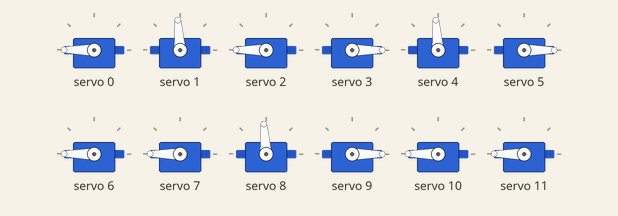
Simulated run of this sketch. Board: Arduino Uno, built with avr-gcc and run on an emulated ATmega328P. On the bench: 12 × servo.

Above: at 1.1 s.
At 5.1 s:
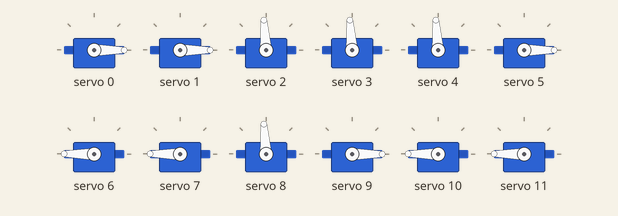
At 10.2 s:
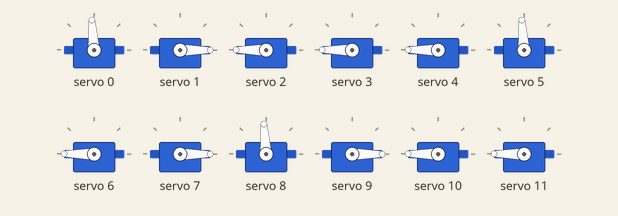
At 19.3 s:
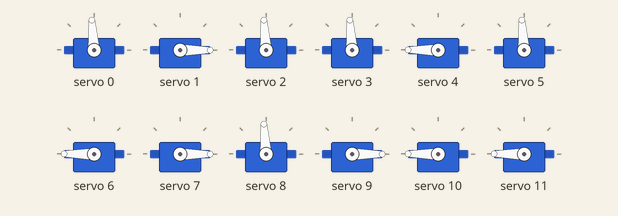
At 28.4 s:
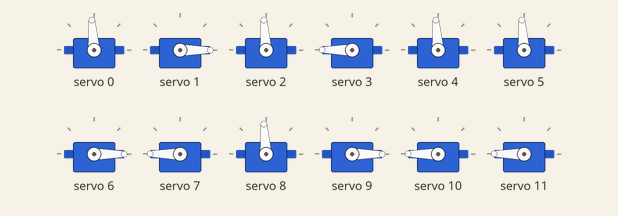
At 38.5 s:
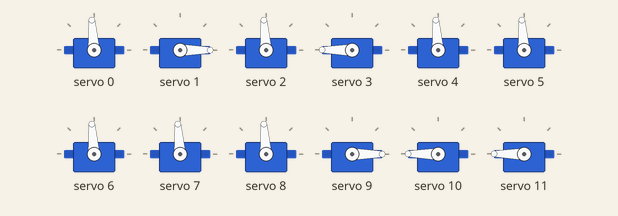
Timing chart, 0 to 40.0 s (numbered marks = the images above):
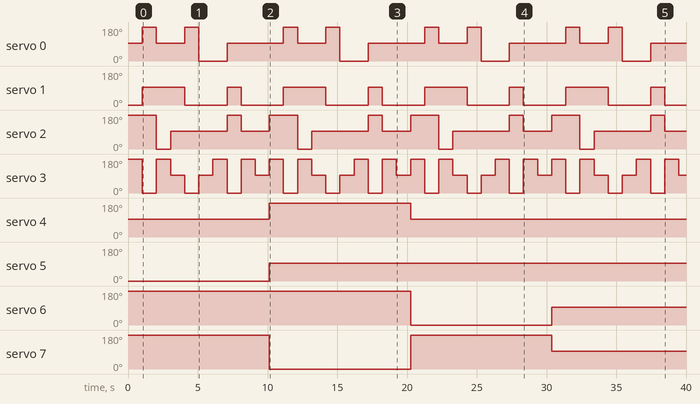

Measured:
- by itself, servo 0: repeats every 10.1 s: 94° 2.0 s, 180° 1.0 s, 0° 2.0 s, 94° 4.0 s, 180° 1.0 s
- by itself, servo 1: repeats every 10.1 s: 0° 3.0 s, 94° 1.0 s, 0° 3.0 s, 94° 3.0 s
- by itself, servo 2: repeats every 10.1 s: 94° 4.0 s, 180° 1.0 s, 94° 2.0 s, 180° 2.0 s, 0° 1.0 s
- by itself, servo 4: 94° → 180° at 10.1 s, → 94° 10.1 s later
- by itself, servo 5: 0° → 94° at 10.1 s
- by itself, servo 6: 180° → 0° at 20.3 s, → 94° 10.1 s later
- by itself, servo 7: 180° → 0° at 10.1 s, → 180° 10.1 s later, → 94° 10.1 s later
- by itself, servo 3: repeats every 10.1 s: 180° 1.0 s, 94° 1.0 s, 0° 1.0 s, 94° 1.0 s, 180° 1.0 s, 0° 1.0 s, 180° 1.0 s, 94° 1.0 s, 180° 1.0 s, 0° 1.0 s

The sketch:

counter.ino
```cpp
// include librairies
#include "PCA9685.h"
#include <Wire.h>

// init driver
PCA9685 pwm;
// init servo positions
const int p0 = 105;
const int p90 = 310;
const int p180 = 525;

// digit function
void set_digit(byte digit, byte disp){
  switch(digit){
    case 0:
      pwm.setChannelPWM(0+4*(disp-1), p90);
      pwm.setChannelPWM(1+4*(disp-1), p0);
      pwm.setChannelPWM(2+4*(disp-1), p180);
      pwm.setChannelPWM(3+4*(disp-1), p180);
      break;
    case 1:
      pwm.setChannelPWM(0+4*(disp-1), p180);
      pwm.setChannelPWM(1+4*(disp-1), p90);
      pwm.setChannelPWM(2+4*(disp-1), p180);
      pwm.setChannelPWM(3+4*(disp-1), p0);
      break;
    case 2:
      pwm.setChannelPWM(0+4*(disp-1), p90);
      pwm.setChannelPWM(1+4*(disp-1), p90);
      pwm.setChannelPWM(2+4*(disp-1), p0);
      pwm.setChannelPWM(3+4*(disp-1), p180);
      break;
    case 3:
      pwm.setChannelPWM(0+4*(disp-1), p90);
      pwm.setChannelPWM(1+4*(disp-1), p90);
      pwm.setChannelPWM(2+4*(disp-1), p90);
      pwm.setChannelPWM(3+4*(disp-1), p90);
      break;
    case 4:
      pwm.setChannelPWM(0+4*(disp-1), p180);
      pwm.setChannelPWM(1+4*(disp-1), p0);
      pwm.setChannelPWM(2+4*(disp-1), p90);
      pwm.setChannelPWM(3+4*(disp-1), p0);
      break;
    case 5:
      pwm.setChannelPWM(0+4*(disp-1), p0);
      pwm.setChannelPWM(1+4*(disp-1), p0);
      pwm.setChannelPWM(2+4*(disp-1), p90);
      pwm.setChannelPWM(3+4*(disp-1), p90);
      break;
    case 6:
      pwm.setChannelPWM(0+4*(disp-1), p0);
      pwm.setChannelPWM(1+4*(disp-1), p0);
      pwm.setChannelPWM(2+4*(disp-1), p90);
      pwm.setChannelPWM(3+4*(disp-1), p180);
      break;
    case 7:
      pwm.setChannelPWM(0+4*(disp-1), p90);
      pwm.setChannelPWM(1+4*(disp-1), p90);
      pwm.setChannelPWM(2+4*(disp-1), p180);
      pwm.setChannelPWM(3+4*(disp-1), p0);

      break;
    case 8:
      pwm.setChannelPWM(0+4*(disp-1), p90);
      pwm.setChannelPWM(1+4*(disp-1), p0);
      pwm.setChannelPWM(2+4*(disp-1), p90);
      pwm.setChannelPWM(3+4*(disp-1), p180);
      break;
    case 9:
      pwm.setChannelPWM(0+4*(disp-1), p90);
      pwm.setChannelPWM(1+4*(disp-1), p0);
      pwm.setChannelPWM(2+4*(disp-1), p90);
      pwm.setChannelPWM(3+4*(disp-1), p90);
      break;
  }
}

void setup() {
  // setup i2c
  Wire.begin();
  // setup driver
  pwm.resetDevices();
  pwm.init();
  pwm.setPWMFrequency(50);
  // setup servo display
  set_digit(0,1);
  set_digit(0,2);
  set_digit(0,3);
  set_digit(0,4);
  delay(1000);
}

void loop() {

  for(int i=1; i<=9999; i++){
    set_digit((i%60)%10,1);
    set_digit(floor((i%60)/10),2);
    set_digit(floor((i/60)%10),3);
    set_digit(floor(i/600),4);
    delay(1000);
  }


}
```
